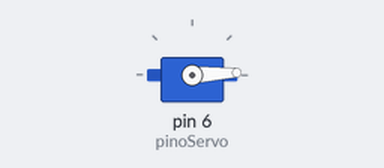
This sketch was run on a simulated Arduino Uno, built with avr-gcc and run on an emulated ATmega328P. Shown: servo.

Above: at 0.05 s.
At 1.55 s:
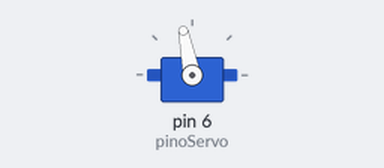
At 3.1 s:
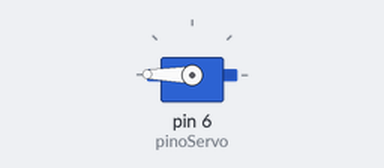
At 6.2 s:
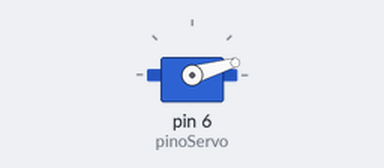
Timing chart, 0 to 8.4 s (numbered marks = the images above):
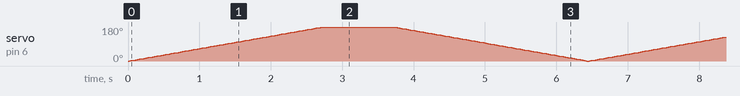

The sketch:

servo-180.ino
```cpp
#include <Servo.h>

const int pinoServo = 6;  // Define o pino digital 6 para conexão do sinal do servo
Servo servo; // Cria um objeto do tipo Servo
int pos; // Variável para armazenar a posição atual do servo

void setup()
{
  servo.attach(pinoServo); // Associa o pino digital 6 ao objeto servo
  servo.write(0); // Move o servo para a posição 0° ao iniciar
}

void loop()
{
  // Movimento do servo de 0° até 180°
  for (pos = 0; pos < 180; pos++) {
    servo.write(pos); // Envia o ângulo desejado para o servo
    delay(15);// Aguarda 15 ms para o servo se mover
  }

  delay(1000); // Espera 1 segundo antes de começar o movimento de volta

  // Movimento do servo de 180° até 0°
  for (pos = 180; pos >= 0; pos--) {
    servo.write(pos);
    delay(15);
  }
}
```
